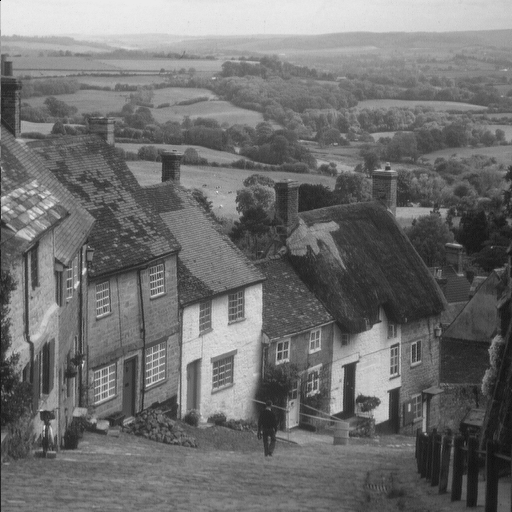
%> input picture goldhill.png, 512 x 512 px
$ octave rungold2.m   (GNU Octave 9; MATLAB toolbox functions it lacks are replaced by stand-ins)
%> lines starting %> are read from the running program, lines starting %| are printed output that depends on the picture
### main_isotropic.m
function x=main_isotropic(y,lambda)

	Nbiter= 500;
	tau = 0.01;
	sigma = 1/tau/8;
	rho = 1.9;
	opD = @(x) cat(3,[diff(x,1,1);zeros(1,size(x,2))],[diff(x,1,2) zeros(size(x,1),1)]);
	opDadj = @(u) -[u(1,:,1);diff(u(:,:,1),1,1)]-[u(:,1,2) diff(u(:,:,2),1,2)];
	prox_tau_f = @(x) (x+tau*y)/(1+tau);
	prox_sigma_g_conj = @(u) bsxfun(@rdivide, u, max(sqrt(sum(u.^2,3))/lambda,1));

	x = y;
	u = zeros([size(x) 2]);
	%fprintf('0 %f\n',lambda*sum(sum(sqrt(sum(opD(y).^2,3)))));
	for iter = 1:Nbiter
		xnew = prox_tau_f(x-tau*opDadj(u));
		unew = prox_sigma_g_conj(u+sigma*opD(2*xnew-x));
		x = xnew+(rho-1)*(xnew-x);
		u = unew+(rho-1)*(unew-u);
% 		if mod(iter,40)==0
% 			%we display the primal and dual cost functions, which reach equal values at convergence
% 			fprintf('%d %f %f\n',iter,sum(sum((xnew-y).^2))/2+lambda*sum(sum(sqrt(sum(opD(xnew).^2,3)))),...
% 				-sum(sum((y-opDadj(unew)).^2-y.^2))/2);
% 			figure(2);
% 			imshow(xnew);
% 			colormap flag
% 			drawnow
% 		end
	end
% 	figure(2);
% 	imshow(xnew);
% 	colormap gray
end

### main_lambda.m
function [t1,t2,t3,t4,x01,x02,x03,x04,a1,a2,a3,a4]=main_lambda(yy,z)
s=0.05;
x01=main_isotropic(yy,s);
d=x01;
s=s+0.01;
x=main_isotropic(yy,s);
dd=x;
if psnr(x,z)> psnr(x01,z)
       while psnr(x,z)> psnr(x01,z)
           x01=x;
           s=s+.01;
           x=main_isotropic(yy,s);
       end
       a1=s-0.01;
else

x01=d;
x=dd;
if psnr(x,z)< psnr(x01,z)
    s=s-0.01;
x=main_isotropic(yy,s);
       while psnr(x,z)> psnr(x01,z)
           x01=x;
           s=s-.02;
           x=main_isotropic(yy,s);
       end
       a1=s+0.01;
end
end
t1=psnr(x01,z);
s=0.05;
x02=main_upwind(yy,s);
s=s+0.01;
x=main_upwind(yy,s);
d=x02;
dd=x;
if psnr(x,z)> psnr(x02,z)
       while psnr(x,z)> psnr(x02,z)
           x02=x;
           s=s+.01;
           x=main_upwind(yy,s);
       end
       a2=s-0.01;
else

x02=d;
x=dd;
if psnr(x,z)< psnr(x02,z)
    s=s-0.01;
x=main_upwind(yy,s);
       while psnr(x,z)> psnr(x02,z)
           x02=x;
           s=s-.02;
           x=main_upwind(yy,s);
       end
       a2=s+0.01;
end
end
t2=psnr(x02,z);

s=0.05;
x03=main_condat(yy,s);
s=s+0.01;
x=main_condat(yy,s);
d=x03;
dd=x;
if psnr(x,z)> psnr(x03,z)
       while psnr(x,z)> psnr(x03,z)
           x03=x;
           s=s+.01;
           x=main_condat(yy,s);
       end
       a3=s-0.01;
else

x03=d;
x=dd;
if psnr(x,z)< psnr(x03,z)
    s=s-0.01;
x=main_condat(yy,s);
       while psnr(x,z)> psnr(x03,z)
           x03=x;
           s=s-.02;
           x=main_condat(yy,s);
       end
       a3=s+0.01;
end
end
t3=psnr(x03,z);
s=0.05;
x04=main_newalgorithm2(yy,s);
s=s+0.01;
x=main_newalgorithm2(yy,s);
d=x04;
dd=x;
if psnr(x,z)> psnr(x04,z)
       while psnr(x,z)> psnr(x04,z)
           x04=x;
           s=s+.01;
           x=main_newalgorithm2(yy,s);
       end
       a4=s-0.01;
else

x04=d;
x=dd;
if psnr(x,z)< psnr(x04,z)
    s=s-0.02;
x=main_newalgorithm2(yy,s);
       while psnr(x,z)> psnr(x04,z)
           x04=x;
           s=s-.01;
           x=main_newalgorithm2(yy,s);
       end
       a4=s+0.01;
end
end
t4=psnr(x04,z);

### main_upwind.m
function x=main_upwind(y,lambda)
	Nbiter= 500;
	tau = 0.01;
	sigma = 1/tau/16;
	rho = 1.9;
	opD = @(x) cat(3,[-diff(x,1,1);zeros(1,size(x,2))],[-diff(x,1,2) zeros(size(x,1),1)],...
		[zeros(1,size(x,2));diff(x,1,1)],[zeros(size(x,1),1) diff(x,1,2)]);
	opDadj = @(u) [u(1,:,1);diff(u(:,:,1),1,1)]+[u(:,1,2) diff(u(:,:,2),1,2)]+...
		[-diff(u(:,:,3),1,1);u(end,:,3)]+[-diff(u(:,:,4),1,2) u(:,end,4)];
	prox_tau_f = @(x) (x+tau*y)/(1+tau);

	x = y;
	u = zeros([size(x) 4]);
%	fprintf('0 %f\n',lambda*sum(sum(sqrt(sum(max(opD(y),0).^2,3)))));
	for iter = 1:Nbiter
		xnew = prox_tau_f(x-tau*opDadj(u));
		unew = prox_sigma_g_conj(u+sigma*opD(2*xnew-x),lambda);
		x = xnew+(rho-1)*(xnew-x);
		u = unew+(rho-1)*(unew-u);
% 		if mod(iter,40)==0
% 			%we display the primal and dual cost functions, which reach equal values at convergence
% 			fprintf('%d %f %f\n',iter,sum(sum((xnew-y).^2))/2+...
% 				lambda*sum(sum(sqrt(sum(max(opD(xnew),0).^2,3)))),...
% 				-sum(sum((y-opDadj(unew)).^2-y.^2))/2);
% 			figure(2);
% 			imshow(xnew);
% 			colormap flag
% 			drawnow
% 		end
	end
% 	figure(2);
% 	imshow(xnew);
% 	colormap gray

end

function unew = prox_sigma_g_conj(u,lambda)
	u = max(u,0);
	unew = bsxfun(@rdivide, u, max(sqrt(sum(u.^2,3))/lambda,1));
end

### main_condat.m
function x=main_condat(y,lambda)

	Nbiter= 500;
	tau = 0.99/8;
	sigma = 0.99/3;
	mu = 1;
	%
	opD = @(x) cat(3,[diff(x,1,1);zeros(1,size(x,2))],[diff(x,1,2) zeros(size(x,1),1)]);
	opDadj = @(u) -[u(1,:,1);diff(u(:,:,1),1,1)]-[u(:,1,2) diff(u(:,:,2),1,2)];
	prox_mu_tau_f = @(x) (x+mu*tau*y)/(1+mu*tau);
	prox_mu_sigma_g = @(t) t-bsxfun(@rdivide, t, max(sqrt(sum(t.^2,3))/(lambda*mu*sigma),1));

	x = y;
	u = zeros([size(x) 2]);
	v = zeros([size(y) 2 3]);
	tmp = opD(x);
	v(:,:,1,1) = tmp(:,:,1);
	v(:,:,2,2) = tmp(:,:,2);
	%fprintf('0 %f\n',lambda*sum(sum(sum(sqrt(sum(v.^2,3))))));
	for iter = 1:Nbiter
		x = prox_mu_tau_f(x+tau*opDadj(-opD(x)+opLadj(v)-mu*u));
		v = prox_mu_sigma_g(v-sigma*opL(-opD(x)+opLadj(v)-mu*u));
		u = u-(-opD(x)+opLadj(v))/mu;
% 		if mod(iter,40)==0
% 			%we display the primal and dual cost functions, which reach equal values at convergence
% 			fprintf('%d %f %f\n',iter,sum(sum((x-y).^2))/2+lambda*sum(sum(sum(sqrt(sum(v.^2,3))))),...
% 				-sum(sum((y-opDadj(u)).^2-y.^2))/2);
% 			figure(2);
% 			imshow(x);
% 			colormap flag
% 			drawnow
% 		end
	end
% 	figure(2);
% 	imshow(x);
% 	colormap gray
end

function t = opL(u)
	[height,width,d]=size(u);
	t=zeros(height,width,2,3);
	t(:,:,1,1)=u(:,:,1);
	t(1:end-1,2:end,2,1)=(u(2:end,1:end-1,2)+u(1:end-1,1:end-1,2)+u(2:end,2:end,2)+u(1:end-1,2:end,2))/4; 			t(1:end-1,1,2,1)=(u(1:end-1,1,2)+u(2:end,1,2))/4;
	t(:,:,2,2)=u(:,:,2);
	t(2:end,1:end-1,1,2)=(u(2:end,1:end-1,1)+u(1:end-1,1:end-1,1)+u(2:end,2:end,1)+u(1:end-1,2:end,1))/4;
	t(1,1:end-1,1,2)=(u(1,1:end-1,1)+u(1,2:end,1))/4;
	t(2:end,:,1,3) = (u(2:end,:,1)+u(1:end-1,:,1))/2;
	t(1,:,1,3) = u(1,:,1)/2;
	t(:,2:end,2,3) = (u(:,2:end,2)+u(:,1:end-1,2))/2;
	t(:,1,2,3) = u(:,1,2)/2;
end

function u = opLadj(t)
	[height,width,d,c]=size(t);
	u=zeros(height,width,2);
	u(1:end-1,2:end,1)=t(1:end-1,2:end,1,1)+(t(1:end-1,2:end,1,2)+t(1:end-1,1:end-1,1,2)+...
	t(2:end,2:end,1,2)+t(2:end,1:end-1,1,2))/4+(t(1:end-1,2:end,1,3)+t(2:end,2:end,1,3))/2;
	u(1:end-1,1,1)=t(1:end-1,1,1,1)+(t(1:end-1,1,1,2)+t(2:end,1,1,2))/4+...
	(t(1:end-1,1,1,3)+t(2:end,1,1,3))/2;
	u(2:end,1:end-1,2)=t(2:end,1:end-1,2,2)+(t(2:end,1:end-1,2,1)+t(1:end-1,1:end-1,2,1)+...
	t(2:end,2:end,2,1)+t(1:end-1,2:end,2,1))/4+(t(2:end,1:end-1,2,3)+t(2:end,2:end,2,3))/2;
	u(1,1:end-1,2)=t(1,1:end-1,2,2)+(t(1,1:end-1,2,1)+t(1,2:end,2,1))/4+...
	(t(1,1:end-1,2,3)+t(1,2:end,2,3))/2;
end

### rungold2.m
zz=double(imread('goldhill.png'))/255;
%> zz: size 512x512 double; min 0.0392, max 0.922, mean 0.44
z=zz(200:400,350:450);
yy=z+randn(size(z))*0.1;
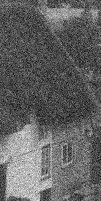
%> yy: size 201x101 double; min -0.169, max 1.13, mean 0.334; drawn with min black and max white
[t1,t2,t3,t4,k1,k2,k3,k4,a1,a2,a3,a4]=main_lambda(yy,z);
%> after the loop in main_isotropic, `for iter = 1:Nbiter`:
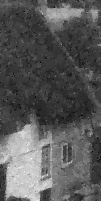
%> x: size 201x101 double; min -0.000958, max 0.958, mean 0.334; drawn with min black and max white
%> the loop in main_lambda, `while psnr(x,z)> psnr(x01,z)` made 3 passes
%> s on passes 1 to 3: 0.07, 0.08, 0.09
%> in main_lambda, `a1=s-0.01;`: a1 = 0.08
%> in main_lambda, `t1=psnr(x01,z);`: t1 = 29.02
%> the loop in main_upwind, `for iter = 1:Nbiter` made 500 passes
%> pass 1, in prox_sigma_g_conj, `u = max(u,0);`:
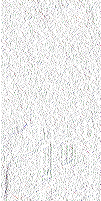
%> u: size 201x101x4 double; mean R, G, B, A 0.364, 0.37, 0.367, 0.368; transparent parts drawn white
%> pass 1, in prox_sigma_g_conj, `unew = bsxfun(@rdivide, u, max(sqrt(sum(u.^2,3))/lambda,1));`:
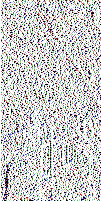
%> unew: size 201x101x4 double; mean R, G, B, A 0.0138, 0.0139, 0.0138, 0.0139; transparent parts drawn white
%> after the loop in main_upwind, `for iter = 1:Nbiter`:
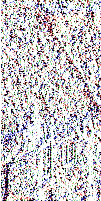
%> u: size 201x101x4 double; mean R, G, B, A 0.0142, 0.0143, 0.0143, 0.0143; transparent parts drawn white
%> call 2 of main_upwind, with lambda = 0.06
%> after the loop in main_upwind (call 2), `for iter = 1:Nbiter`:
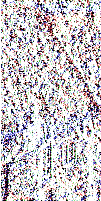
%> u: size 201x101x4 double; mean R, G, B, A 0.0172, 0.0174, 0.0172, 0.0172; transparent parts drawn white
%> after the loop in main_upwind (call 2), `for iter = 1:Nbiter`:
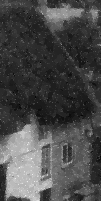
%> x: size 201x101 double; min 0.0589, max 1.01, mean 0.334; drawn with min black and max white
%> the loop in main_lambda, `while psnr(x,z)> psnr(x02,z)` made 5 passes
%> s on passes 1 to 5: 0.07, 0.08, 0.09, 0.1, 0.11
%> in main_lambda, `a2=s-0.01;`: a2 = 0.1
%> in main_lambda, `t2=psnr(x02,z);`: t2 = 28.65
%> (the run ends here)
